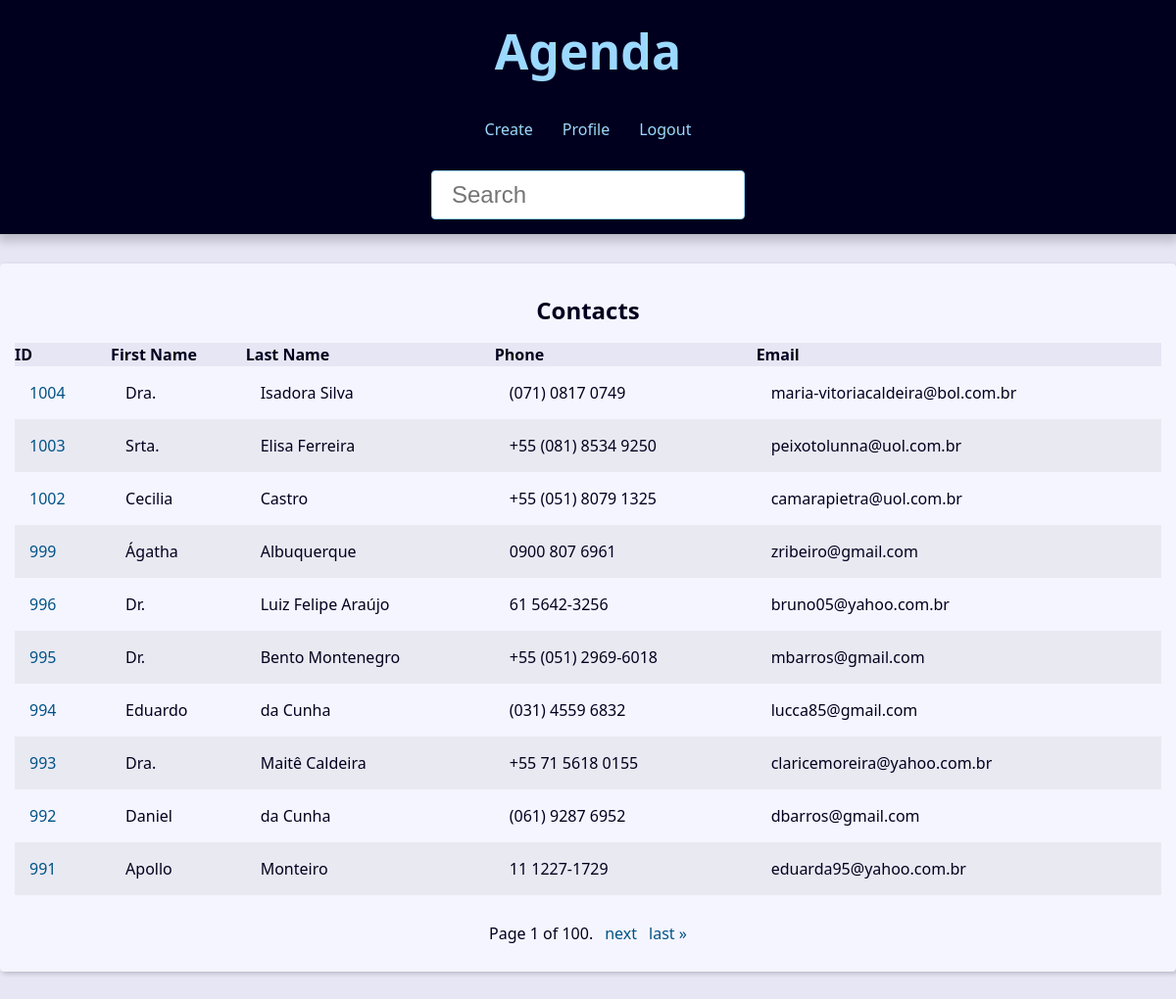
The app's page / (signed in), older data.
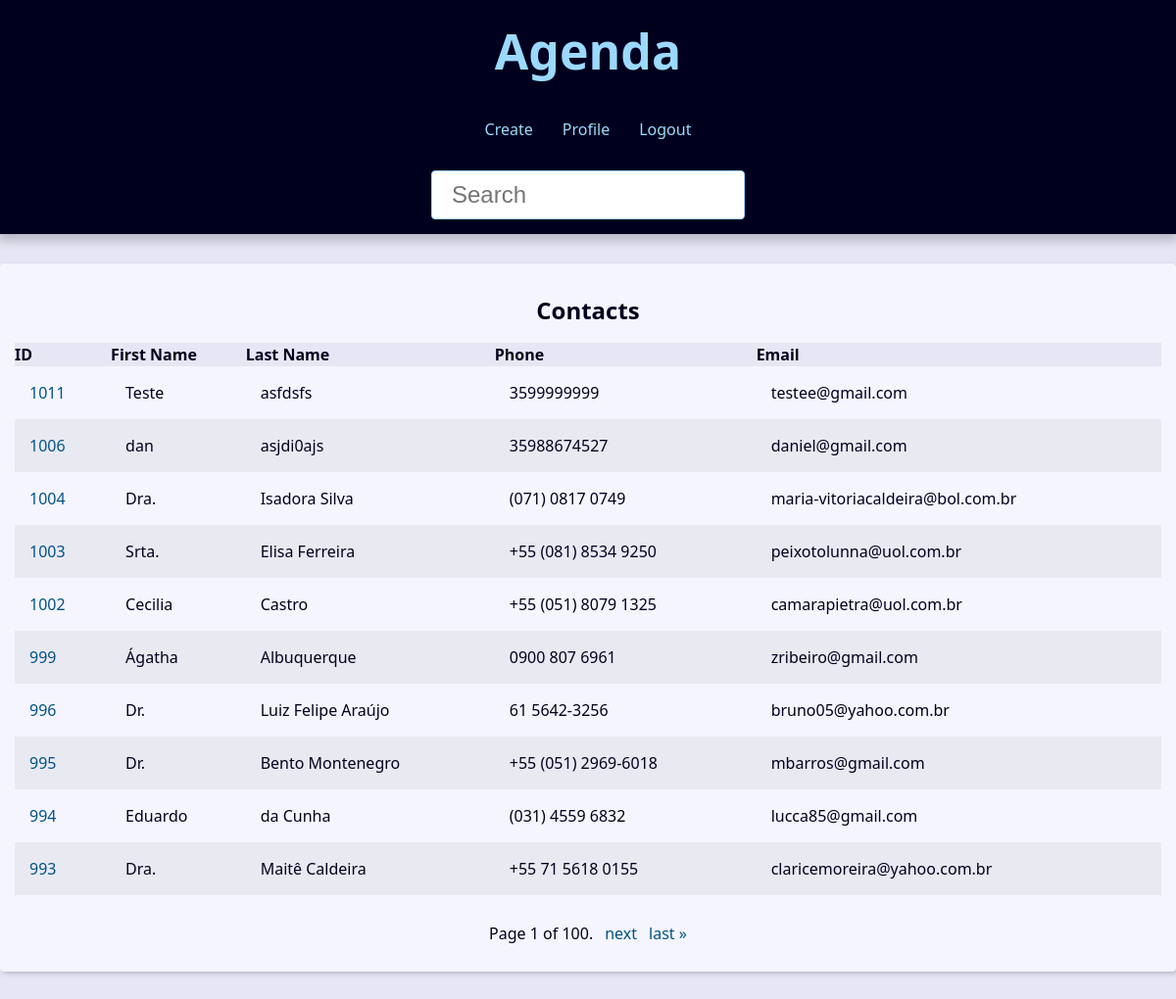
The same page, newer data.
### contact/models.py (models this page shows, shortened)
class Contact(models.Model):
    first_name = models.CharField(max_length=50)
    last_name = models.CharField(max_length=50)
    phone = models.CharField(max_length=16,)
    email = models.EmailField(max_length=50, blank=True)
    created_date = models.DateTimeField(default=timezone.now)
    description = models.TextField(blank=True)
    show = models.BooleanField(default=True)
    picture = models.ImageField(blank=True, upload_to="pictures/%Y/%m")
    category = models.ForeignKey(
        Category,
        on_delete=models.SET_NULL,
        blank=True, null=True
    )
    owner = models.ForeignKey(
        User,
        on_delete=models.SET_NULL,
        blank=True, null=True
    )

### contact/views/contact_views.py (the view)
# urls.py: path('', views.index, name="index"),
@login_required(login_url="contact:login")
def index(request):
    contacts = models.Contact.objects.all()\
    .filter(show=True)\
    .order_by("-id")\
    paginator = Paginator(contacts, 10)  # Show 15 contacts per page.
    page_number = request.GET.get("page")
    page_obj = paginator.get_page(page_number)
    context = {
        'page_obj': page_obj,
        'site_title': f"Contatos - ",
    }
    return render(
        request,
        "contact/index.html",
        context
    )

### contact/templates/contact/index.html
{% extends "global/base.html"%}
{% block content %}
{% if page_obj %}
  <div class="responsive-table">
    <table class="contacts-table">
      <caption class="table-caption">Contacts</caption>
      <thead>
        <tr class="table-row table-row-header">
          <th>ID</th>
          <th>First Name</th>
          <th>Last Name</th>
          <th>Phone</th>
          <th>Email</th>
        </tr>
      <tbody>
        {% for contact in page_obj %}
          <tr class="table-row">
            <td class="table-cel">
              <a class="table-link" href="{% url "contact:contact" contact.id%}">
                {{ contact.id }}
              </a>
            </td>
            <td class="table-cel">
                {{ contact.first_name }}
            </td>
            <td class="table-cel">
                {{ contact.last_name }}
            </td>
            <td class="table-cel">
                {{ contact.phone }}
            </td>
            <td class="table-cel">
                {{ contact.email }}
            </td>
          </tr>
        {% endfor %}
    </table>
  </div>
{% else %}
  <div class="single-contact">
    <h1 class="single-contact-name">
      Nenhum contato encontrado.
    </h1>
  </div>
{% endif %}
{% endblock content %}

### base_templates/global/base.html (shortened to what this page needs)
<!DOCTYPE html>
<html lang="pt-BR">
<head>
  {% include "global/partials/_head.html" %}
<body>
  {% include 'global/partials/_header.html' %}
  <main class="content">
    {% block content %}{% endblock content %}
    {% include "global/partials/_pagination.html" %}
  </main>
</body>
</html>

### base_templates/global/partials/_head.html (shortened to what this page needs)
{% load static %}<meta charset="UTF-8">
  <link rel="stylesheet" href="{% static 'global/css/style.css' %}">
</head>

### base_templates/global/partials/_header.html
<header class="header">
  <h1 class="header-heading">
    <a href="{% url 'contact:index' %}" class="header-link">
      Agenda
    </a>
  </h1>
  <nav class="menu">
    <ul class="menu-list">
      {% if user.is_authenticated %}
      <li class="menu-item">
        <a href="{% url 'contact:create' %}" class="menu-link">
          Create
        </a>
      </li>
      <li class="menu-item">
        <a href="{% url 'contact:user_update' %}" class="menu-link">
          Profile
        </a>
      </li>
      {% endif %}
      <li class="menu-item">
        {% if not user.is_authenticated %}
          <a href="{% url 'contact:login' %}" class="menu-link">
            Login
          </a>
        {% else %}
          <a href="{% url 'contact:logout' %}" class="menu-link">
            Logout
          </a>
        {% endif %}
      </li>
    </ul>
  </nav>
  <div class="search">
    <form action="{% url 'contact:search' %}" method="get">
      <input
      type="text"
      class="search-input"
      placeholder="Search"
      id="search"
      name="q"
      value="{{ request.GET.q.strip }}"
      >
    </form>
  </div>
</header>

### base_templates/global/partials/_pagination.html (shortened to what this page needs)
{% if page_obj %}
  <div class="pagination">
      <span class="step-links">
          <span class="current">
              Page {{ page_obj.number }} of {{ page_obj.paginator.num_pages }}.
          </span>
          {% if page_obj.has_next %}
              <a href="?page={{ page_obj.next_page_number }}&q={{request.GET.q.strip}}">next</a>
              <a href="?page={{ page_obj.paginator.num_pages }}&q={{request.GET.q.strip}}">last &raquo;</a>
          {% endif %}
      </span>
  </div>
{% endif %}

### base_static/global/css/style.css (style rules this page uses)
:root { --spacing: 1.5rem; --link-dark-color: rgb(0, 83, 134); --link-light-color: rgb(156, 217, 255); --clr-white: rgb(245, 245, 255); --clr-black: rgb(0, 0, 30); --clr-light-gray: rgb(230, 230, 245); --clr-dark-shadow-5: rgba(0, 0, 10, 5%); --clr-dark-shadow-10: rgba(0, 0, 10, 10%); --clr-dark-shadow-20: rgba(0, 0, 10, 20%); --clr-light-shadow-5: rgba(200, 200, 255, 5%); --clr-light-shadow-10: rgba(200, 200, 255, 10%); --clr-light-shadow-20: rgba(200, 200, 255, 20%); --main-page-width: 120rem; --table-min-width: 60rem; --biggest-font-size: 5rem; --bigger-font-size: 4rem; --big-font-size: 3.2rem; --medium-font-size: 2.4rem; --small-font-size: 1.6rem; --smaller-font-size: 1.4rem; --smallest-font-size: 1.2rem; --transition-fast: 300ms; --transition-medium: 600ms; --transition-slow: 1s; --default-border-radius: 4px; }
*, *::before, *::after { margin: 0; padding: 0; box-sizing: border-box; }
html { font-size: 62.5%; }
body { font-family: system-ui, -apple-system, BlinkMacSystemFont, 'Segoe UI', Roboto, Oxygen, Ubuntu, Cantarell, 'Open Sans', 'Helvetica Neue', sans-serif; line-height: 1.5; font-size: var(--small-font-size); color: var(--clr-black); -webkit-font-smoothing: antialiased; background: var(--clr-light-gray); }
.header { background: var(--clr-black); padding: var(--spacing); box-shadow: 0 5px 10px 2px var(--clr-dark-shadow-20); z-index: 1; position: relative; }
.header-heading { font-size: var(--biggest-font-size); text-align: center; }
.header-link { color: var(--link-light-color); text-decoration: none; transition: filter var(--transition-fast) ease-in-out; }
.menu { margin: var(--spacing); }
.menu-list { list-style: none; display: flex; justify-content: center; flex-flow: row wrap; }
.menu-link { display: block; padding: var(--spacing); color: var(--link-light-color); text-decoration: none; transition: background-color var(--transition-fast) ease-in-out; border-radius: var(--default-border-radius); }
.content { max-width: var(--main-page-width); margin: calc(var(--spacing) * 2) auto; padding: var(--spacing); background: var(--clr-white); box-shadow: 2px 2px 5px var(--clr-dark-shadow-20); border-radius: var(--default-border-radius); }
.responsive-table { width: 100%; overflow-x: auto; }
.contacts-table { width: 100%; min-width: var(--table-min-width); border-collapse: collapse; }
.table-caption { font-size: var(--medium-font-size); font-weight: bold; padding: var(--spacing); }
.table-row { text-align: left; text-overflow: ellipsis; transition: background-color var(--transition-fast) ease-in-out; }
.table-row:nth-of-type(2n) { background: var(--clr-dark-shadow-5); }
.table-row-header { background: var(--clr-light-gray); color: var(--clr-black); }
.table-cel, .table-header { padding: var(--spacing); }
.table-link { color: var(--link-dark-color); transition: color var(--transition-fast) ease-in-out; text-decoration: none; }
.pagination { margin-top: var(--spacing); display: flex; justify-content: center; padding: calc(var(--spacing) * 0.8); font-size: var(--small-font-size); }
.pagination .step-links { display: flex; gap: calc(var(--spacing) * 0.8); }
.pagination .step-links a { color: var(--link-dark-color); transition: color var(--transition-fast) ease-in-out; text-decoration: none; display: block; }
.search { display: flex; justify-content: center; }
.search-input { font-size: var(--medium-font-size); padding: 1rem 2rem; width: 100%; max-width: 32rem; border-radius: var(--default-border-radius); border: 1px solid var(--link-light-color); }

Row changes from the older to the newer data that the page shows:
no longer on this page (row unchanged): Contact: id "992", first_name "Daniel", last_name "da Cunha", phone "(061) 9287 6952", email "dbarros@gmail.com"
no longer on this page (row unchanged): Contact: id "991", first_name "Apollo", last_name "Monteiro", phone "11 1227-1729", email "eduarda95@yahoo.com.br"
added Contact: id "1011", first_name "Teste", last_name "asfdsfs", phone "3599999999", email "testee@gmail.com"
added Contact: id "1006", first_name "dan", last_name "asjdi0ajs", phone "35988674527", email "daniel@gmail.com"
